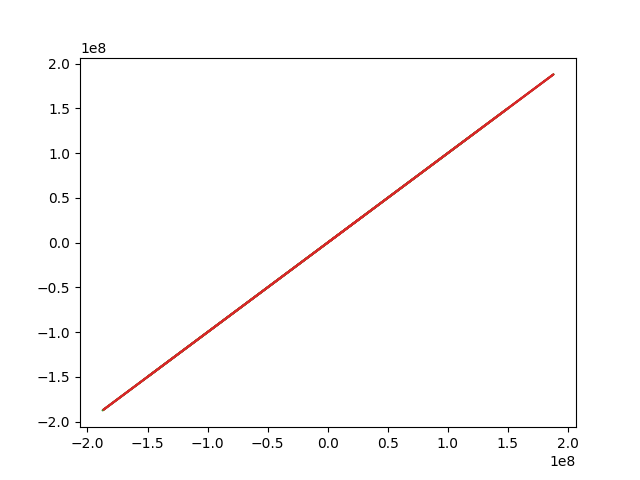

Generate this figure with Python:
import matplotlib.pyplot as plt
import numpy as np

R1=1.496*10**8
T1=3.156*10**7
R2=3.844*10**7
T2=2.36*10**6
N=1000.0

def XY(t):
    X1 = R1*np.cos(2*np.pi*t/T1)
    Y1 = R1*np.sin(2*np.pi*t/T1)
    return X1, Y1 
def xy(t):
    x1 = R2*np.cos(2*np.pi*t/T2)
    y1 = R2*np.sin(2*np.pi*t/T2)
    return x1, y1

XX1, YY1 = [], []
xx1, yy1 = [], []

t=[T1*i/N for i in np.arange(0,N,1)]

XX1=np.array([XY(w) for w in t])
YY1=np.array([XY(w) for w in t])
xx1=np.array([xy(w) for w in t])
yy1=np.array([xy(w) for w in t])

XG=XX1+xx1
YG=YY1+yy1

plt.plot(XX1, YY1)
plt.plot(XG, YG)
plt.savefig('1.png')
